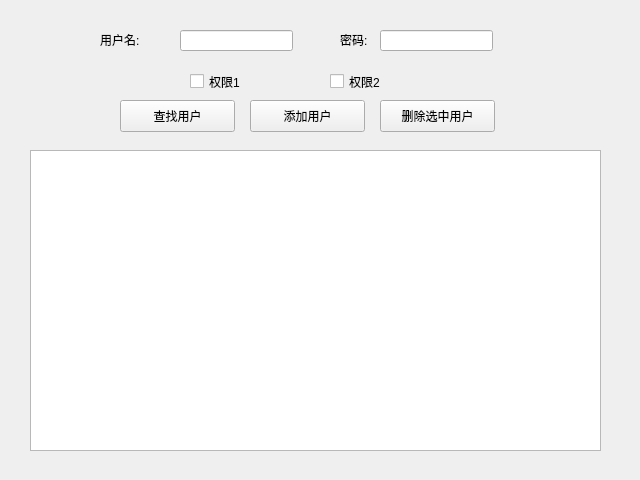
<?xml version="1.0" encoding="UTF-8"?>
<ui version="4.0">
 <class>AdminWindow</class>
 <widget class="QWidget" name="AdminWindow">
  <property name="geometry">
   <rect>
    <x>0</x>
    <y>0</y>
    <width>640</width>
    <height>480</height>
   </rect>
  </property>
  <property name="windowTitle">
   <string>Form</string>
  </property>
  <widget class="QTableView" name="allUsersTable">
   <property name="geometry">
    <rect>
     <x>30</x>
     <y>150</y>
     <width>571</width>
     <height>301</height>
    </rect>
   </property>
  </widget>
  <widget class="QPushButton" name="queryButton">
   <property name="geometry">
    <rect>
     <x>120</x>
     <y>100</y>
     <width>115</width>
     <height>32</height>
    </rect>
   </property>
   <property name="text">
    <string>查找用户</string>
   </property>
  </widget>
  <widget class="QPushButton" name="addUser">
   <property name="geometry">
    <rect>
     <x>250</x>
     <y>100</y>
     <width>115</width>
     <height>32</height>
    </rect>
   </property>
   <property name="text">
    <string>添加用户</string>
   </property>
  </widget>
  <widget class="QPushButton" name="deleteUser">
   <property name="geometry">
    <rect>
     <x>380</x>
     <y>100</y>
     <width>115</width>
     <height>32</height>
    </rect>
   </property>
   <property name="text">
    <string>删除选中用户</string>
   </property>
  </widget>
  <widget class="QLineEdit" name="username">
   <property name="geometry">
    <rect>
     <x>180</x>
     <y>30</y>
     <width>113</width>
     <height>21</height>
    </rect>
   </property>
  </widget>
  <widget class="QLabel" name="label_username">
   <property name="geometry">
    <rect>
     <x>100</x>
     <y>30</y>
     <width>62</width>
     <height>19</height>
    </rect>
   </property>
   <property name="text">
    <string>用户名:</string>
   </property>
  </widget>
  <widget class="QCheckBox" name="checkBox_auth1">
   <property name="geometry">
    <rect>
     <x>190</x>
     <y>70</y>
     <width>86</width>
     <height>23</height>
    </rect>
   </property>
   <property name="text">
    <string>权限1</string>
   </property>
  </widget>
  <widget class="QCheckBox" name="checkBox_auth2">
   <property name="geometry">
    <rect>
     <x>330</x>
     <y>70</y>
     <width>86</width>
     <height>23</height>
    </rect>
   </property>
   <property name="text">
    <string>权限2</string>
   </property>
  </widget>
  <widget class="QLabel" name="label_password">
   <property name="geometry">
    <rect>
     <x>340</x>
     <y>30</y>
     <width>62</width>
     <height>19</height>
    </rect>
   </property>
   <property name="text">
    <string>密码:</string>
   </property>
  </widget>
  <widget class="QLineEdit" name="password">
   <property name="geometry">
    <rect>
     <x>380</x>
     <y>30</y>
     <width>113</width>
     <height>21</height>
    </rect>
   </property>
  </widget>
 </widget>
 <resources/>
 <connections/>
</ui>
